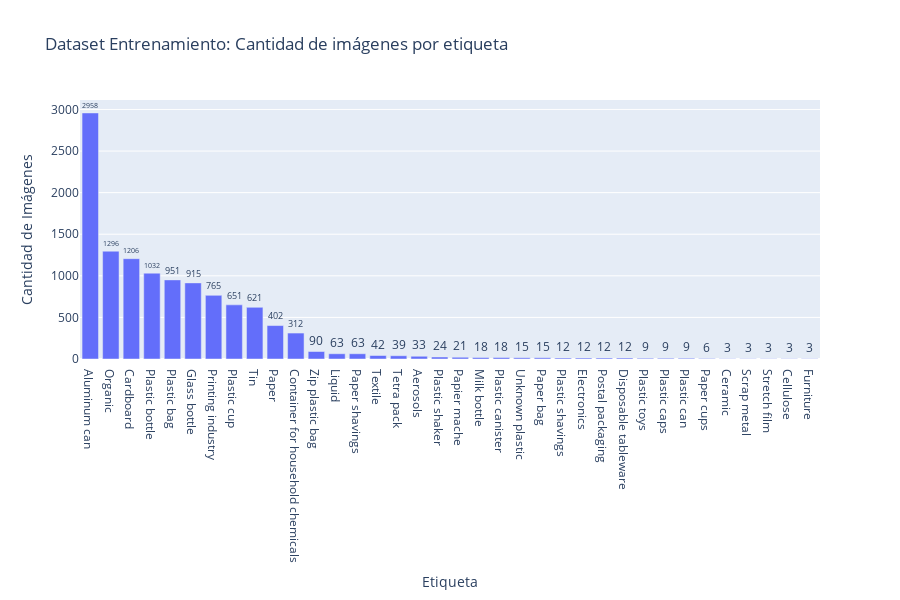

Notebook source saved alongside this figure:
### Code cell
# Grafico la cantidad de veces que aparece cada etiqueta en el dataset de entrenamiento ordenadas de mayor a menor
etiquetas = df_train[train_etiquetas].sum().sort_values(ascending=False)

# Crear el gráfico de barras
fig = px.bar(
    x=etiquetas.index, 
    y=etiquetas.values, 
    title="Dataset Entrenamiento: Cantidad de imágenes por etiqueta",
    labels={'x': 'Etiqueta', 'y': 'Cantidad de Imágenes'},
    height=600  # Ajusta esta altura según tus necesidades
)

# Añadir anotaciones con el número total de imágenes en cada barra
fig.update_traces(text=etiquetas.values, textposition='outside')

# Ajustar el orden de las categorías en el eje x
fig.update_xaxes(categoryorder="total descending")

# Mostrar el gráfico
fig.show()

### Figure 1 — Plotly figure (JSON) as saved in the notebook; plotly's stock layout.template omitted (floating-point values rounded to 4 significant figures)
{"data": [{"alignmentgroup": "True", "hovertemplate": "Etiqueta=%{x}<br>Cantidad de Imágenes=%{y}<extra></extra>", "legendgroup": "", "marker": {"color": "#636efa", "pattern": {"shape": ""}}, "name": "", "offsetgroup": "", "orientation": "v", "showlegend": false, "text": [2958, 1296, 1206, 1032, 951, 915, 765, 651, 621, 402, 312, 90, 63, 63, 42, 39, 33, 24, 21, 18, 18, 15, 15, 12, 12, 12, 12, 9, 9, 9, 6, 3, 3, 3, 3, 3], "textposition": "outside", "type": "bar", "x": [" Aluminum can", " Organic", " Cardboard", " Plastic bottle", " Plastic bag", " Glass bottle", " Printing industry", " Plastic cup", " Tin", " Paper", " Container for household chemicals", " Zip plastic bag", " Liquid", " Paper shavings", " Textile", " Tetra pack", " Aerosols", " Plastic shaker", " Papier mache", " Milk bottle", " Plastic canister", " Unknown plastic", " Paper bag", " Plastic shavings", " Electronics", " Postal packaging", " Disposable tableware", " Plastic toys", " Plastic caps", " Plastic can", " Paper cups", " Ceramic", " Scrap metal", " Stretch film", " Cellulose", " Furniture"], "xaxis": "x", "y": [2958, 1296, 1206, 1032, 951, 915, 765, 651, 621, 402, 312, 90, 63, 63, 42, 39, 33, 24, 21, 18, 18, 15, 15, 12, 12, 12, 12, 9, 9, 9, 6, 3, 3, 3, 3, 3], "yaxis": "y"}], "layout": {"barmode": "relative", "height": 600, "legend": {"tracegroupgap": 0}, "title": {"text": "Dataset Entrenamiento: Cantidad de imágenes por etiqueta"}, "xaxis": {"anchor": "y", "categoryorder": "total descending", "domain": [0, 1], "title": {"text": "Etiqueta"}}, "yaxis": {"anchor": "x", "domain": [0, 1], "title": {"text": "Cantidad de Imágenes"}}}}
